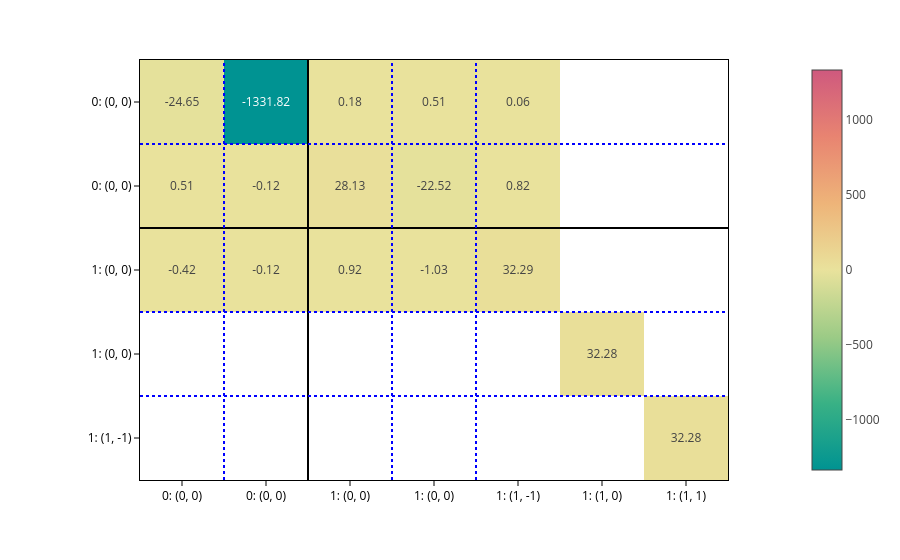

The notebook cell saved with this chart:
### Markdown cell above
You can of course plot the predicted matrices:

### Code cell
matrix_rot = processor.matrix_from_data(data_rot, predictions=out_rot)

plot_basis_matrix(
    matrix_rot[0]*100000,
    config1_rot,
    point_lines={"color": "black"},
    basis_lines={"color": "blue"},
    colorscale="temps",
    text=".2f",
    basis_labels=True,
).show()

### Figure 1 — Plotly figure (JSON) as saved in the notebook; plotly's stock layout.template omitted (floating-point values rounded to 4 significant figures)
{"data": [{"coloraxis": "coloraxis", "hovertemplate": "x: %{x}<br>y: %{y}<br>color: %{z}<extra></extra>", "name": "0", "texttemplate": "%{z:.2f}", "type": "heatmap", "xaxis": "x", "yaxis": "y", "z": [[-24.65, -1332.0, 0.178, 0.506, 0.06449, null, null], [0.5056, -0.1239, 28.13, -22.52, 0.8169, null, null], [-0.4226, -0.1196, 0.9247, -1.034, 32.29, null, null], [null, null, null, null, null, 32.28, null], [null, null, null, null, null, null, 32.28]]}], "layout": {"coloraxis": {"cmid": 0, "colorscale": [[0, "rgb(0, 147, 146)"], [0.1667, "rgb(57, 177, 133)"], [0.3333, "rgb(156, 203, 134)"], [0.5, "rgb(233, 226, 156)"], [0.6667, "rgb(238, 180, 121)"], [0.8333, "rgb(232, 132, 113)"], [1, "rgb(207, 89, 126)"]]}, "margin": {"t": 60}, "shapes": [{"line": {"color": "black"}, "type": "line", "x0": 0, "x1": 1, "xref": "x domain", "y0": 1.5, "y1": 1.5, "yref": "y"}, {"line": {"color": "black"}, "type": "line", "x0": 1.5, "x1": 1.5, "xref": "x", "y0": 0, "y1": 1, "yref": "y domain"}, {"line": {"color": "blue", "dash": "dot"}, "type": "line", "x0": 0, "x1": 1, "xref": "x domain", "y0": 0.5, "y1": 0.5, "yref": "y"}, {"line": {"color": "blue", "dash": "dot"}, "type": "line", "x0": 0.5, "x1": 0.5, "xref": "x", "y0": 0, "y1": 1, "yref": "y domain"}, {"line": {"color": "blue", "dash": "dot"}, "type": "line", "x0": 0, "x1": 1, "xref": "x domain", "y0": 2.5, "y1": 2.5, "yref": "y"}, {"line": {"color": "blue", "dash": "dot"}, "type": "line", "x0": 2.5, "x1": 2.5, "xref": "x", "y0": 0, "y1": 1, "yref": "y domain"}, {"line": {"color": "blue", "dash": "dot"}, "type": "line", "x0": 0, "x1": 1, "xref": "x domain", "y0": 3.5, "y1": 3.5, "yref": "y"}, {"line": {"color": "blue", "dash": "dot"}, "type": "line", "x0": 3.5, "x1": 3.5, "xref": "x", "y0": 0, "y1": 1, "yref": "y domain"}], "xaxis": {"anchor": "y", "constrain": "domain", "domain": [0, 1], "scaleanchor": "y", "ticktext": ["0: (0, 0)", "0: (0, 0)", "1: (0, 0)", "1: (0, 0)", "1: (1, -1)", "1: (1, 0)", "1: (1, 1)"], "tickvals": [0, 1, 2, 3, 4, 5, 6]}, "yaxis": {"anchor": "x", "autorange": "reversed", "constrain": "domain", "domain": [0, 1], "ticktext": ["0: (0, 0)", "0: (0, 0)", "1: (0, 0)", "1: (0, 0)", "1: (1, -1)", "1: (1, 0)", "1: (1, 1)"], "tickvals": [0, 1, 2, 3, 4, 5, 6]}}}
